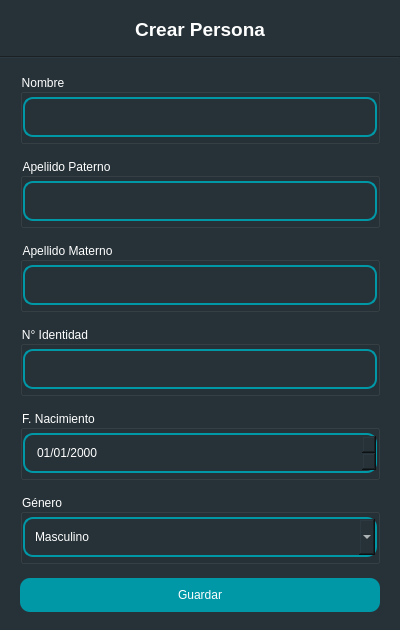
<?xml version="1.0" encoding="UTF-8"?>
<ui version="4.0">
 <class>Dialog</class>
 <widget class="QDialog" name="Dialog">
  <property name="windowModality">
   <enum>Qt::NonModal</enum>
  </property>
  <property name="geometry">
   <rect>
    <x>0</x>
    <y>0</y>
    <width>400</width>
    <height>630</height>
   </rect>
  </property>
  <property name="minimumSize">
   <size>
    <width>400</width>
    <height>630</height>
   </size>
  </property>
  <property name="maximumSize">
   <size>
    <width>400</width>
    <height>630</height>
   </size>
  </property>
  <property name="windowTitle">
   <string>Persona</string>
  </property>
  <property name="styleSheet">
   <string notr="true">background-color: #263238;
color: white;</string>
  </property>
  <property name="modal">
   <bool>false</bool>
  </property>
  <layout class="QHBoxLayout" name="horizontalLayout">
   <property name="spacing">
    <number>0</number>
   </property>
   <property name="leftMargin">
    <number>0</number>
   </property>
   <property name="topMargin">
    <number>0</number>
   </property>
   <property name="rightMargin">
    <number>0</number>
   </property>
   <property name="bottomMargin">
    <number>0</number>
   </property>
   <item>
    <widget class="QWidget" name="widget" native="true">
     <property name="styleSheet">
      <string notr="true">QLineEdit {
    color:  white;
    border-style:  solid;
    border-width: 1.5px;
    border-color: #0097a7;
	border-radius: 10px;
	padding: 10px;
}

QDateEdit {
    color:  white;
    border-style:  solid;
    border-width: 1.5px;
    border-color: #0097a7;
	border-radius: 10px;
	padding: 10px;
}

QComboBox {
    color:  white;
    border-style:  solid;
    border-width: 1.5px;
    border-color: #0097a7;
	border-radius: 10px;
	padding: 10px;
}</string>
     </property>
     <layout class="QVBoxLayout" name="verticalLayout" stretch="1,0,8">
      <property name="spacing">
       <number>6</number>
      </property>
      <property name="leftMargin">
       <number>0</number>
      </property>
      <property name="rightMargin">
       <number>0</number>
      </property>
      <item>
       <widget class="QFrame" name="frame">
        <property name="frameShape">
         <enum>QFrame::NoFrame</enum>
        </property>
        <property name="frameShadow">
         <enum>QFrame::Raised</enum>
        </property>
        <layout class="QVBoxLayout" name="verticalLayout_2" stretch="0">
         <item>
          <widget class="QLabel" name="lbl_title">
           <property name="font">
            <font>
             <pointsize>14</pointsize>
             <weight>75</weight>
             <bold>true</bold>
            </font>
           </property>
           <property name="layoutDirection">
            <enum>Qt::LeftToRight</enum>
           </property>
           <property name="styleSheet">
            <string notr="true">color: white;</string>
           </property>
           <property name="lineWidth">
            <number>1</number>
           </property>
           <property name="text">
            <string>Crear Persona</string>
           </property>
           <property name="alignment">
            <set>Qt::AlignCenter</set>
           </property>
          </widget>
         </item>
        </layout>
       </widget>
      </item>
      <item>
       <widget class="Line" name="line">
        <property name="orientation">
         <enum>Qt::Horizontal</enum>
        </property>
       </widget>
      </item>
      <item>
       <widget class="QFrame" name="frame_2">
        <property name="frameShape">
         <enum>QFrame::NoFrame</enum>
        </property>
        <property name="frameShadow">
         <enum>QFrame::Raised</enum>
        </property>
        <layout class="QVBoxLayout" name="verticalLayout_3">
         <property name="spacing">
          <number>15</number>
         </property>
         <property name="leftMargin">
          <number>20</number>
         </property>
         <property name="rightMargin">
          <number>20</number>
         </property>
         <item>
          <widget class="QGroupBox" name="groupBox">
           <property name="minimumSize">
            <size>
             <width>0</width>
             <height>70</height>
            </size>
           </property>
           <property name="maximumSize">
            <size>
             <width>16777215</width>
             <height>70</height>
            </size>
           </property>
           <property name="title">
            <string>Nombre</string>
           </property>
           <layout class="QVBoxLayout" name="verticalLayout_4">
            <property name="spacing">
             <number>0</number>
            </property>
            <property name="leftMargin">
             <number>0</number>
            </property>
            <property name="topMargin">
             <number>0</number>
            </property>
            <property name="rightMargin">
             <number>0</number>
            </property>
            <property name="bottomMargin">
             <number>0</number>
            </property>
            <item>
             <widget class="QLineEdit" name="input_nombres">
              <property name="styleSheet">
               <string notr="true"/>
              </property>
              <property name="placeholderText">
               <string/>
              </property>
             </widget>
            </item>
           </layout>
          </widget>
         </item>
         <item>
          <widget class="QGroupBox" name="groupBox_2">
           <property name="minimumSize">
            <size>
             <width>0</width>
             <height>70</height>
            </size>
           </property>
           <property name="maximumSize">
            <size>
             <width>16777215</width>
             <height>70</height>
            </size>
           </property>
           <property name="title">
            <string>Apeliido Paterno</string>
           </property>
           <layout class="QVBoxLayout" name="verticalLayout_5">
            <property name="spacing">
             <number>0</number>
            </property>
            <property name="leftMargin">
             <number>0</number>
            </property>
            <property name="topMargin">
             <number>0</number>
            </property>
            <property name="rightMargin">
             <number>0</number>
            </property>
            <property name="bottomMargin">
             <number>0</number>
            </property>
            <item>
             <widget class="QLineEdit" name="input_apellido_paterno">
              <property name="styleSheet">
               <string notr="true">QLineEdit {
    color:  white;
    border-style:  solid;
    border-width: 1.5px;
    border-color: #0097a7;
	border-radius: 10px;
	padding: 10px;
}</string>
              </property>
              <property name="placeholderText">
               <string/>
              </property>
             </widget>
            </item>
           </layout>
          </widget>
         </item>
         <item>
          <widget class="QGroupBox" name="groupBox_3">
           <property name="minimumSize">
            <size>
             <width>0</width>
             <height>70</height>
            </size>
           </property>
           <property name="maximumSize">
            <size>
             <width>16777215</width>
             <height>70</height>
            </size>
           </property>
           <property name="title">
            <string>Apellido Materno</string>
           </property>
           <layout class="QVBoxLayout" name="verticalLayout_6">
            <property name="spacing">
             <number>0</number>
            </property>
            <property name="leftMargin">
             <number>0</number>
            </property>
            <property name="topMargin">
             <number>0</number>
            </property>
            <property name="rightMargin">
             <number>0</number>
            </property>
            <property name="bottomMargin">
             <number>0</number>
            </property>
            <item>
             <widget class="QLineEdit" name="input_apellido_materno">
              <property name="placeholderText">
               <string/>
              </property>
             </widget>
            </item>
           </layout>
          </widget>
         </item>
         <item>
          <widget class="QGroupBox" name="groupBox_4">
           <property name="minimumSize">
            <size>
             <width>0</width>
             <height>70</height>
            </size>
           </property>
           <property name="maximumSize">
            <size>
             <width>16777215</width>
             <height>70</height>
            </size>
           </property>
           <property name="title">
            <string>N° Identidad</string>
           </property>
           <layout class="QVBoxLayout" name="verticalLayout_7">
            <property name="spacing">
             <number>0</number>
            </property>
            <property name="leftMargin">
             <number>0</number>
            </property>
            <property name="topMargin">
             <number>0</number>
            </property>
            <property name="rightMargin">
             <number>0</number>
            </property>
            <property name="bottomMargin">
             <number>0</number>
            </property>
            <item>
             <widget class="QLineEdit" name="input_numero_identidad">
              <property name="placeholderText">
               <string/>
              </property>
             </widget>
            </item>
           </layout>
          </widget>
         </item>
         <item>
          <widget class="QGroupBox" name="groupBox_5">
           <property name="minimumSize">
            <size>
             <width>0</width>
             <height>70</height>
            </size>
           </property>
           <property name="maximumSize">
            <size>
             <width>16777215</width>
             <height>70</height>
            </size>
           </property>
           <property name="title">
            <string>F. Nacimiento</string>
           </property>
           <layout class="QVBoxLayout" name="verticalLayout_8">
            <property name="spacing">
             <number>0</number>
            </property>
            <property name="leftMargin">
             <number>0</number>
            </property>
            <property name="topMargin">
             <number>0</number>
            </property>
            <property name="rightMargin">
             <number>0</number>
            </property>
            <property name="bottomMargin">
             <number>0</number>
            </property>
            <item>
             <widget class="QDateEdit" name="date_fecha_nacimiento">
              <property name="displayFormat">
               <string>dd/MM/yyyy</string>
              </property>
             </widget>
            </item>
           </layout>
          </widget>
         </item>
         <item>
          <widget class="QGroupBox" name="groupBox_6">
           <property name="minimumSize">
            <size>
             <width>0</width>
             <height>70</height>
            </size>
           </property>
           <property name="maximumSize">
            <size>
             <width>16777215</width>
             <height>70</height>
            </size>
           </property>
           <property name="title">
            <string>Género</string>
           </property>
           <layout class="QVBoxLayout" name="verticalLayout_9">
            <property name="spacing">
             <number>0</number>
            </property>
            <property name="leftMargin">
             <number>0</number>
            </property>
            <property name="topMargin">
             <number>0</number>
            </property>
            <property name="rightMargin">
             <number>0</number>
            </property>
            <property name="bottomMargin">
             <number>0</number>
            </property>
            <item>
             <widget class="QComboBox" name="cmb_genero">
              <item>
               <property name="text">
                <string>Masculino</string>
               </property>
              </item>
              <item>
               <property name="text">
                <string>Femenino</string>
               </property>
              </item>
             </widget>
            </item>
           </layout>
          </widget>
         </item>
         <item>
          <widget class="QPushButton" name="btn_save">
           <property name="cursor">
            <cursorShape>PointingHandCursor</cursorShape>
           </property>
           <property name="styleSheet">
            <string notr="true">QPushButton {
    color:  white;
	background-color: #0097a7;
	border-radius: 10px;
	padding: 10px;
}</string>
           </property>
           <property name="text">
            <string>Guardar</string>
           </property>
          </widget>
         </item>
        </layout>
       </widget>
      </item>
     </layout>
    </widget>
   </item>
  </layout>
 </widget>
 <resources/>
 <connections/>
</ui>
